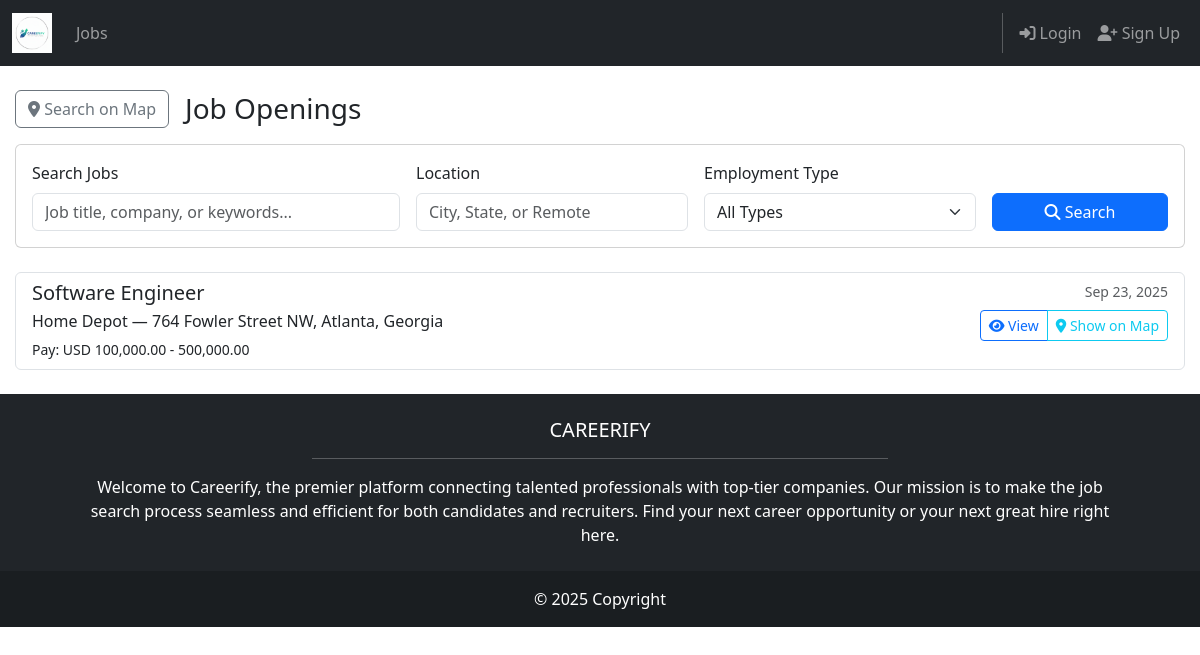
The app's page /jobs/, older data.
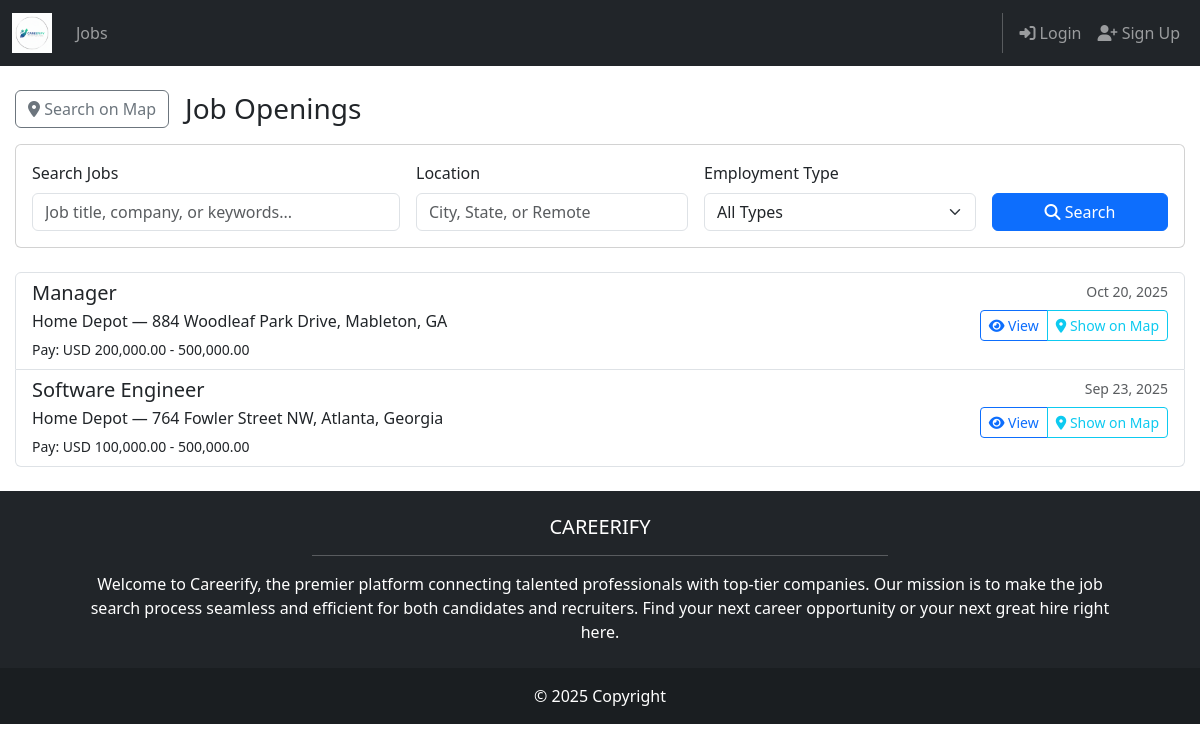
The same page, newer data.
### jobpostings/models.py (models this page shows, shortened)
class JobPosting(models.Model):
    EMPLOYMENT_TYPE_CHOICES = (
        ('full_time', 'Full-time'),
        ('part_time', 'Part-time'),
        ('contract', 'Contract'),
        ('internship', 'Internship'),
        ('temporary', 'Temporary'),
        ('other', 'Other'),
    )
    company_name = models.CharField(max_length=150)
    title = models.CharField(max_length=150)
    city = models.CharField(max_length=100, default='')
    state = models.CharField(max_length=50, default='')
    address = models.CharField(max_length=50, blank=True, help_text="Address")
    pay_min = models.DecimalField(max_digits=10, decimal_places=2, null=True, blank=True)
    pay_max = models.DecimalField(max_digits=10, decimal_places=2, null=True, blank=True)
    currency = models.CharField(max_length=10, default='USD')
    employment_type = models.CharField(max_length=20, choices=EMPLOYMENT_TYPE_CHOICES, default='full_time')
    description = models.TextField()
    benefits = models.TextField(blank=True)
    application_url = models.URLField(blank=True)
    application_email = models.EmailField(blank=True)
    posted_by = models.ForeignKey(User, on_delete=models.SET_NULL, null=True, blank=True, related_name='job_postings')
    created_at = models.DateTimeField(auto_now_add=True)
    updated_at = models.DateTimeField(auto_now=True)
    is_active = models.BooleanField(default=True)
    class Meta:
        ordering = ['-created_at']
    def pay_range_display(self) -> str:
        if self.pay_min is not None and self.pay_max is not None:
            return f"{self.currency} {self.pay_min:,.2f} - {self.pay_max:,.2f}"
        if self.pay_min is not None:
            return f"From {self.currency} {self.pay_min:,.2f}"
        if self.pay_max is not None:
            return f"Up to {self.currency} {self.pay_max:,.2f}"
        return "Not specified"
    def location_display(self) -> str:
        return f"{self.city}, {self.state}"

### jobpostings/views.py (the view, shortened to what this page needs)
# urls.py: path('', views.job_list_view, name='list'),
def job_list_view(request):
    jobs = JobPosting.objects.filter(is_active=True)
    search_query = request.GET.get('search', '')
    location_filter = request.GET.get('location', '')
    employment_type_filter = request.GET.get('employment_type', '')
    if employment_type_filter:
        jobs = jobs.filter(employment_type=employment_type_filter)
    context = {
        'jobs': jobs,
        'search_query': search_query,
        'location_filter': location_filter,
        'employment_type_filter': employment_type_filter,
        'employment_types': JobPosting.EMPLOYMENT_TYPE_CHOICES,
    }
    return render(request, 'jobpostings/job_list.html', context)

### jobpostings/templates/jobpostings/job_list.html (shortened to what this page needs)
{% extends 'base.html' %}
{% block content %}
<div class="container py-4">
	<div class="d-flex justify-content-between align-items-center mb-3">
		<div class="d-flex align-items-center gap-3">
			<a href="{% url 'jobpostings:map' %}" class="btn btn-outline-secondary">
				<i class="fas fa-map-marker-alt"></i> Search on Map
			</a>
			<h3 class="mb-0">Job Openings</h3>
		</div>
	</div>
	<div class="card mb-4">
		<div class="card-body">
			<form method="GET" class="row g-3">
				<div class="col-md-4">
					<label for="search" class="form-label">Search Jobs</label>
					<input type="text" class="form-control" id="search" name="search"
						   value="{{ search_query }}" placeholder="Job title, company, or keywords...">
				</div>
				<div class="col-md-3">
					<label for="location" class="form-label">Location</label>
					<input type="text" class="form-control" id="location" name="location"
						   value="{{ location_filter }}" placeholder="City, State, or Remote">
				</div>
				<div class="col-md-3">
					<label for="employment_type" class="form-label">Employment Type</label>
					<select class="form-select" id="employment_type" name="employment_type">
						<option value="">All Types</option>
					</select>
				</div>
				<div class="col-md-2 d-flex align-items-end">
					<button type="submit" class="btn btn-primary w-100">
						<i class="fas fa-search"></i> Search
					</button>
				</div>
			</form>
		</div>
	</div>
	{% if jobs %}
		<div class="list-group">
			{% for job in jobs %}
			<div class="list-group-item">
				<div class="d-flex w-100 justify-content-between">
					<div class="flex-grow-1">
						<h5 class="mb-1">{{ job.title }}</h5>
							<p class="mb-1">{{ job.company_name }} — {{ job.address }}, {{ job.location_display }}</p>
						<small>Pay: {{ job.pay_range_display }}</small>
					</div>
					<div class="d-flex flex-column align-items-end">
						<small class="text-muted mb-2">{{ job.created_at|date:"M d, Y" }}</small>
						<div class="btn-group" role="group">
							<a href="{% url 'jobpostings:detail' job.id %}" class="btn btn-outline-primary btn-sm">
								<i class="fas fa-eye"></i> View
							</a>
							<a href="{% url 'jobpostings:map' %}?location={{ job.address }}&job_id={{ job.id }}" class="btn btn-outline-info btn-sm">
								<i class="fas fa-map-marker-alt"></i> Show on Map
							</a>
						</div>
					</div>
				</div>
			</div>
			{% endfor %}
		</div>
	{% else %}
		<p>No jobs posted yet.</p>
	{% endif %}
</div>
{% endblock content %}

Row changes from the older to the newer data that the page shows:
added JobPosting: title "Manager", company_name "Home Depot", address "884 Woodleaf Park Drive", location_display "Mableton, GA", pay_range_display "USD 200,000.00 - 500,000.00", created_at "Oct 20, 2025"
